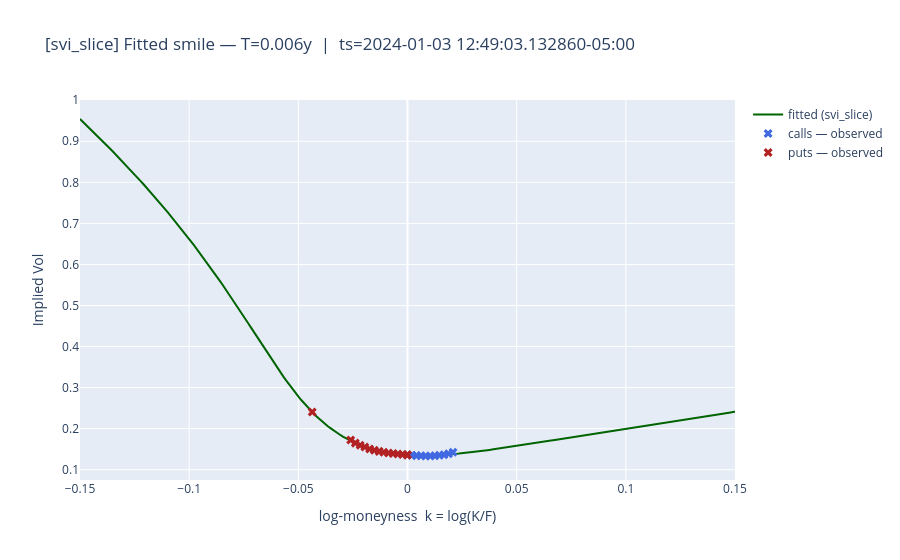

Notebook cell for this chart:
### Markdown cell above
## Smile snapshot — spline surface vs raw IV

### Code cell
# ── Pick a snapshot ──────────────────────────────────────────────────────────
row_idx = df_quotes_result.shape[0] // 2  # ← change this
snapshot_ts = df_quotes_result["ts_ns"][row_idx]

# θ at the snapshot: last state update at or before snapshot_ts
state_row = df_state.filter(pl.col("ts_ns") <= snapshot_ts).tail(1)
theta_snap = np.array([state_row[f"theta_{j}"][0] for j in range(cfg.n_params)])

# Use the median T of options alive at the snapshot time as the reference maturity
snap_quotes = (
    df_quotes_result.filter(pl.col("ts_ns") <= snapshot_ts).group_by(["strike", "is_call"]).last()
)
snap_T = float(snap_quotes["T"].median())

# ── Evaluate the continuous fitted smile ──────────────────────────────────────
k_grid = np.linspace(-0.15, 0.15, 300)
iv_fit = np.array([cfg.model.observe(theta_snap, k, snap_T)[0] for k in k_grid])

# ── Plot ──────────────────────────────────────────────────────────────────────
fig = go.Figure()

fig.add_trace(
    go.Scatter(
        x=k_grid,
        y=iv_fit,
        mode="lines",
        name=f"fitted ({cfg.model.name})",
        line=dict(color="darkgreen", width=2),
    )
)
fig.add_trace(
    go.Scatter(
        x=snap_quotes.filter(pl.col("is_call"))["log_moneyness"].to_list(),
        y=snap_quotes.filter(pl.col("is_call"))["observed_iv"].to_list(),
        mode="markers",
        name="calls — observed",
        marker=dict(color="royalblue", symbol="x", size=8),
    )
)
fig.add_trace(
    go.Scatter(
        x=snap_quotes.filter(~pl.col("is_call"))["log_moneyness"].to_list(),
        y=snap_quotes.filter(~pl.col("is_call"))["observed_iv"].to_list(),
        mode="markers",
        name="puts — observed",
        marker=dict(color="firebrick", symbol="x", size=8),
    )
)

fig.update_layout(
    title=f"[{cfg.model.name}] Fitted smile — T={snap_T:.3f}y  |  ts={snapshot_ts}",
    xaxis_title="log-moneyness  k = log(K/F)",
    yaxis_title="Implied Vol",
)
fig.show()
print(f"θ = {dict(zip(['a', 'b', 'rho', 'm', 'sigma'][: cfg.n_params], theta_snap.round(4)))}")

### Figure 1 — Plotly figure (JSON) as saved in the notebook; plotly's stock layout.template omitted (floating-point values rounded to 4 significant figures; data arrays with more than 128 entries replaced by an {"elided": "..."} marker saying what was removed)
{"data": [{"line": {"color": "darkgreen", "width": 2}, "mode": "lines", "name": "fitted (svi_slice)", "type": "scatter", "x": {"elided": "300 float values"}, "y": {"elided": "300 float values"}}, {"marker": {"color": "royalblue", "size": 8, "symbol": "x"}, "mode": "markers", "name": "calls — observed", "type": "scatter", "x": [0.00831, 6.396e-06, 0.01671, 0.01253, 0.01881, 0.004093, 0.006199, 0.001966, 0.01462, 0.02084, 0.01042], "y": [0.1336, 0.1365, 0.1363, 0.1338, 0.1389, 0.1343, 0.1339, 0.1353, 0.135, 0.1424, 0.1334]}, {"marker": {"color": "firebrick", "size": 8, "symbol": "x"}, "mode": "markers", "name": "puts — observed", "type": "scatter", "x": [-0.01299, -0.02167, -0.006552, -0.04363, -0.0001641, -0.01517, -0.02601, -0.01086, -0.0239, -0.002289, -6.357e-06, -0.01733, -0.01955, -0.008711, -0.004424], "y": [0.1446, 0.1595, 0.1397, 0.2407, 0.1358, 0.1472, 0.1722, 0.1424, 0.1648, 0.1371, 0.1362, 0.1506, 0.1554, 0.1408, 0.1384]}], "layout": {"title": {"text": "[svi_slice] Fitted smile — T=0.006y  |  ts=2024-01-03 12:49:03.132860-05:00"}, "xaxis": {"title": {"text": "log-moneyness  k = log(K/F)"}}, "yaxis": {"title": {"text": "Implied Vol"}}}}
